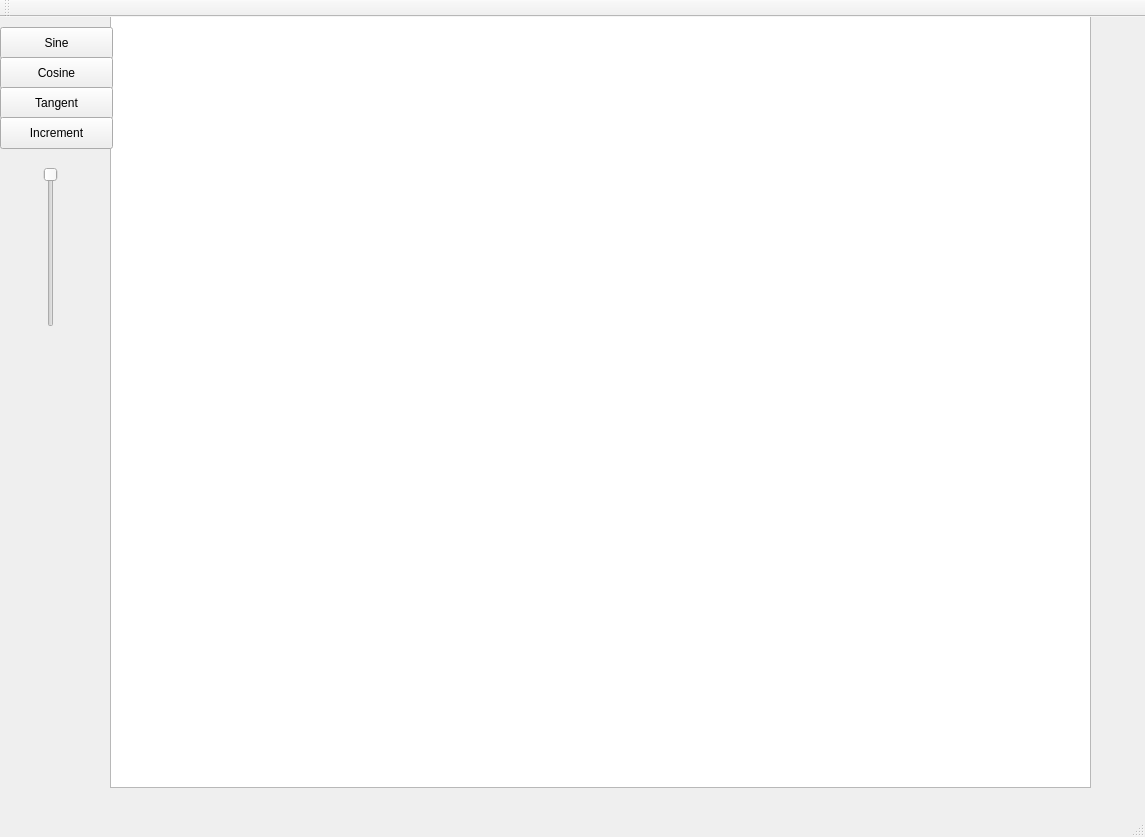
<?xml version="1.0" encoding="UTF-8"?>
<ui version="4.0">
 <class>MainWindow</class>
 <widget class="QMainWindow" name="MainWindow">
  <property name="geometry">
   <rect>
    <x>0</x>
    <y>0</y>
    <width>1145</width>
    <height>837</height>
   </rect>
  </property>
  <property name="windowTitle">
   <string>MainWindow</string>
  </property>
  <widget class="QWidget" name="centralWidget">
   <widget class="QGraphicsView" name="graphicsView">
    <property name="geometry">
     <rect>
      <x>110</x>
      <y>-10</y>
      <width>981</width>
      <height>781</height>
     </rect>
    </property>
   </widget>
   <widget class="QPushButton" name="pushButton">
    <property name="geometry">
     <rect>
      <x>0</x>
      <y>10</y>
      <width>113</width>
      <height>32</height>
     </rect>
    </property>
    <property name="text">
     <string>Sine</string>
    </property>
   </widget>
   <widget class="QPushButton" name="pushButton_2">
    <property name="geometry">
     <rect>
      <x>0</x>
      <y>40</y>
      <width>113</width>
      <height>32</height>
     </rect>
    </property>
    <property name="text">
     <string>Cosine</string>
    </property>
   </widget>
   <widget class="QPushButton" name="pushButton_3">
    <property name="geometry">
     <rect>
      <x>0</x>
      <y>70</y>
      <width>113</width>
      <height>32</height>
     </rect>
    </property>
    <property name="text">
     <string>Tangent</string>
    </property>
   </widget>
   <widget class="QPushButton" name="pushButton_4">
    <property name="geometry">
     <rect>
      <x>0</x>
      <y>100</y>
      <width>113</width>
      <height>32</height>
     </rect>
    </property>
    <property name="text">
     <string>Increment</string>
    </property>
   </widget>
   <widget class="QSlider" name="verticalSlider">
    <property name="geometry">
     <rect>
      <x>40</x>
      <y>150</y>
      <width>22</width>
      <height>160</height>
     </rect>
    </property>
    <property name="minimum">
     <number>0</number>
    </property>
    <property name="maximum">
     <number>1000</number>
    </property>
    <property name="orientation">
     <enum>Qt::Vertical</enum>
    </property>
    <property name="invertedAppearance">
     <bool>true</bool>
    </property>
   </widget>
  </widget>
  <widget class="QMenuBar" name="menuBar">
   <property name="geometry">
    <rect>
     <x>0</x>
     <y>0</y>
     <width>1145</width>
     <height>22</height>
    </rect>
   </property>
  </widget>
  <widget class="QToolBar" name="mainToolBar">
   <attribute name="toolBarArea">
    <enum>TopToolBarArea</enum>
   </attribute>
   <attribute name="toolBarBreak">
    <bool>false</bool>
   </attribute>
  </widget>
  <widget class="QStatusBar" name="statusBar"/>
 </widget>
 <layoutdefault spacing="6" margin="11"/>
 <resources/>
 <connections>
  <connection>
   <sender>pushButton</sender>
   <signal>clicked()</signal>
   <receiver>MainWindow</receiver>
   <slot>drawSine()</slot>
   <hints>
    <hint type="sourcelabel">
     <x>59</x>
     <y>58</y>
    </hint>
    <hint type="destinationlabel">
     <x>41</x>
     <y>157</y>
    </hint>
   </hints>
  </connection>
  <connection>
   <sender>pushButton_2</sender>
   <signal>clicked()</signal>
   <receiver>MainWindow</receiver>
   <slot>drawCosine()</slot>
   <hints>
    <hint type="sourcelabel">
     <x>79</x>
     <y>94</y>
    </hint>
    <hint type="destinationlabel">
     <x>80</x>
     <y>205</y>
    </hint>
   </hints>
  </connection>
  <connection>
   <sender>pushButton_3</sender>
   <signal>clicked()</signal>
   <receiver>MainWindow</receiver>
   <slot>drawTan()</slot>
   <hints>
    <hint type="sourcelabel">
     <x>46</x>
     <y>121</y>
    </hint>
    <hint type="destinationlabel">
     <x>58</x>
     <y>244</y>
    </hint>
   </hints>
  </connection>
  <connection>
   <sender>pushButton_4</sender>
   <signal>clicked()</signal>
   <receiver>MainWindow</receiver>
   <slot>incDeg()</slot>
   <hints>
    <hint type="sourcelabel">
     <x>58</x>
     <y>151</y>
    </hint>
    <hint type="destinationlabel">
     <x>45</x>
     <y>310</y>
    </hint>
   </hints>
  </connection>
  <connection>
   <sender>verticalSlider</sender>
   <signal>valueChanged(int)</signal>
   <receiver>MainWindow</receiver>
   <slot>setSpeed(int)</slot>
   <hints>
    <hint type="sourcelabel">
     <x>51</x>
     <y>330</y>
    </hint>
    <hint type="destinationlabel">
     <x>39</x>
     <y>378</y>
    </hint>
   </hints>
  </connection>
 </connections>
 <slots>
  <slot>updateRotation()</slot>
  <slot>drawSine()</slot>
  <slot>drawCosine()</slot>
  <slot>drawTan()</slot>
  <slot>incDeg()</slot>
  <slot>setSpeed(int)</slot>
 </slots>
</ui>
